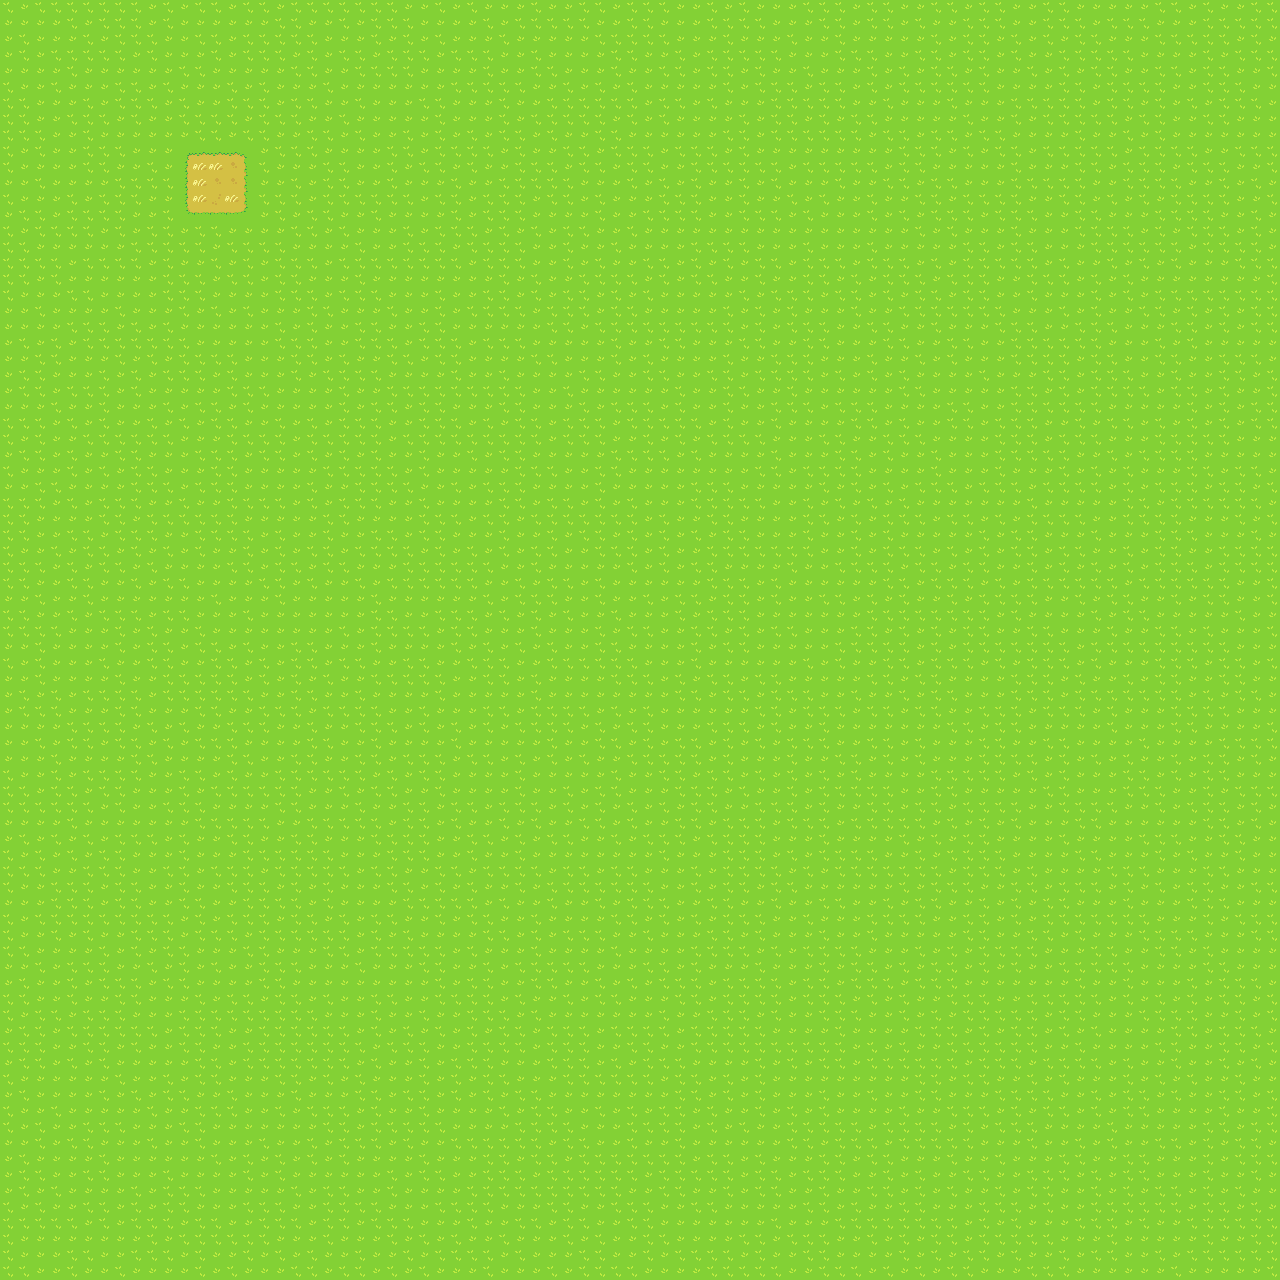

This game map was drawn from its Tiled (.tmx) file and the tilesets committed beside it. A one-line description and the trimmed map source follow:
An orthogonal 80x80 tile map with 16x16 px tiles, 2 tile layers (bottom, top), 3 tilesets.

<map version="1.2" tiledversion="1.2.5" orientation="orthogonal" renderorder="left-down" width="80" height="80" tilewidth="16" tileheight="16" infinite="0" nextlayerid="6" nextobjectid="1">
 <tileset firstgid="1" name="overworld" tilewidth="16" tileheight="16" tilecount="189" columns="21">
  <image source="assets/overworld.png" width="336" height="144" />
  <tile id="52">
   <properties>
    <property name="collision" type="bool" value="true" />
   </properties>
  </tile>
  <tile id="53">
   <properties>
    <property name="collision" type="bool" value="true" />
   </properties>
  </tile>
  <tile id="54">
   <properties>
    <property name="collision" type="bool" value="true" />
   </properties>
  </tile>
  <tile id="55">
   <properties>
    <property name="collision" type="bool" value="true" />
   </properties>
  </tile>
  <tile id="73">
   <properties>
    <property name="collision" type="bool" value="true" />
   </properties>
  </tile>
  <tile id="74">
   <properties>
    <property name="collision" type="bool" value="true" />
   </properties>
  </tile>
  <tile id="75">
   <properties>
    <property name="collision" type="bool" value="true" />
   </properties>
  </tile>
  <tile id="76">
   <properties>
    <property name="collision" type="bool" value="true" />
   </properties>
  </tile>
  <tile id="94">
   <properties>
    <property name="collision" type="bool" value="true" />
   </properties>
  </tile>
  <tile id="95">
   <properties>
    <property name="collision" type="bool" value="true" />
   </properties>
  </tile>
  <tile id="96">
   <properties>
    <property name="collision" type="bool" value="true" />
   </properties>
  </tile>
  <tile id="97">
   <properties>
    <property name="collision" type="bool" value="true" />
   </properties>
  </tile>
  <tile id="115">
   <properties>
    <property name="collision" type="bool" value="true" />
   </properties>
  </tile>
  <tile id="116">
   <properties>
    <property name="collision" type="bool" value="true" />
   </properties>
  </tile>
  <tile id="117">
   <properties>
    <property name="collision" type="bool" value="true" />
   </properties>
  </tile>
  <tile id="118">
   <properties>
    <property name="collision" type="bool" value="true" />
   </properties>
  </tile>
  <tile id="136">
   <properties>
    <property name="collision" type="bool" value="true" />
   </properties>
  </tile>
  <tile id="137">
   <properties>
    <property name="collision" type="bool" value="true" />
   </properties>
  </tile>
  <tile id="138">
   <properties>
    <property name="collision" type="bool" value="true" />
   </properties>
  </tile>
  <tile id="139">
   <properties>
    <property name="collision" type="bool" value="true" />
   </properties>
  </tile>
  <tile id="157">
   <properties>
    <property name="collision" type="bool" value="true" />
   </properties>
  </tile>
  <tile id="158">
   <properties>
    <property name="collision" type="bool" value="true" />
   </properties>
  </tile>
  <tile id="159">
   <properties>
    <property name="collision" type="bool" value="true" />
   </properties>
  </tile>
  <tile id="160">
   <properties>
    <property name="collision" type="bool" value="true" />
   </properties>
  </tile>
  <tile id="171">
   <properties>
    <property name="collision" type="bool" value="true" />
   </properties>
  </tile>
  <tile id="172">
   <properties>
    <property name="collision" type="bool" value="true" />
   </properties>
  </tile>
  <tile id="178">
   <properties>
    <property name="collision" type="bool" value="true" />
   </properties>
  </tile>
  <tile id="179">
   <properties>
    <property name="collision" type="bool" value="true" />
   </properties>
  </tile>
  <tile id="180">
   <properties>
    <property name="collision" type="bool" value="true" />
   </properties>
  </tile>
  <tile id="181">
   <properties>
    <property name="collision" type="bool" value="true" />
   </properties>
  </tile>
 </tileset>
 <tileset firstgid="190" name="overworld" tilewidth="16" tileheight="16" tilecount="189" columns="21">
  <image source="assets/overworld.png" width="336" height="144" />
  <tile id="0">
   <properties>
    <property name="collision" type="bool" value="true" />
   </properties>
  </tile>
  <tile id="1">
   <properties>
    <property name="collision" type="bool" value="true" />
   </properties>
  </tile>
  <tile id="2">
   <properties>
    <property name="collision" type="bool" value="true" />
   </properties>
  </tile>
  <tile id="5">
   <properties>
    <property name="collision" type="bool" value="true" />
   </properties>
  </tile>
  <tile id="6">
   <properties>
    <property name="collision" type="bool" value="true" />
   </properties>
  </tile>
  <tile id="7">
   <properties>
    <property name="collision" type="bool" value="true" />
   </properties>
  </tile>
  <tile id="21">
   <properties>
    <property name="collision" type="bool" value="true" />
   </properties>
  </tile>
  <tile id="23">
   <properties>
    <property name="collision" type="bool" value="true" />
   </properties>
  </tile>
  <tile id="26">
   <properties>
    <property name="collision" type="bool" value="true" />
   </properties>
  </tile>
  <tile id="28">
   <properties>
    <property name="collision" type="bool" value="true" />
   </properties>
  </tile>
  <tile id="42">
   <properties>
    <property name="collision" type="bool" value="true" />
   </properties>
  </tile>
  <tile id="43">
   <properties>
    <property name="collision" type="bool" value="true" />
   </properties>
  </tile>
  <tile id="44">
   <properties>
    <property name="collision" type="bool" value="true" />
   </properties>
  </tile>
  <tile id="47">
   <properties>
    <property name="collision" type="bool" value="true" />
   </properties>
  </tile>
  <tile id="48">
   <properties>
    <property name="collision" type="bool" value="true" />
   </properties>
  </tile>
  <tile id="49">
   <properties>
    <property name="collision" type="bool" value="true" />
   </properties>
  </tile>
  <tile id="52">
   <properties>
    <property name="collision" type="bool" value="true" />
   </properties>
  </tile>
  <tile id="53">
   <properties>
    <property name="collision" type="bool" value="true" />
   </properties>
  </tile>
  <tile id="54">
   <properties>
    <property name="collision" type="bool" value="true" />
   </properties>
  </tile>
  <tile id="55">
   <properties>
    <property name="collision" type="bool" value="true" />
   </properties>
  </tile>
  <tile id="70">
   <properties>
    <property name="collision" type="bool" value="true" />
   </properties>
  </tile>
  <tile id="73">
   <properties>
    <property name="collision" type="bool" value="true" />
   </properties>
  </tile>
  <tile id="74">
   <properties>
    <property name="collision" type="bool" value="true" />
   </properties>
  </tile>
  <tile id="75">
   <properties>
    <property name="collision" type="bool" value="true" />
   </properties>
  </tile>
  <tile id="76">
   <properties>
    <property name="collision" type="bool" value="true" />
   </properties>
  </tile>
  <tile id="94">
   <properties>
    <property name="collision" type="bool" value="true" />
   </properties>
  </tile>
  <tile id="95">
   <properties>
    <property name="collision" type="bool" value="true" />
   </properties>
  </tile>
  <tile id="96">
   <properties>
    <property name="collision" type="bool" value="true" />
   </properties>
  </tile>
  <tile id="97">
   <properties>
    <property name="collision" type="bool" value="true" />
   </properties>
  </tile>
  <tile id="115">
   <properties>
    <property name="collision" type="bool" value="true" />
   </properties>
  </tile>
  <tile id="116">
   <properties>
    <property name="collision" type="bool" value="true" />
   </properties>
  </tile>
  <tile id="117">
   <properties>
    <property name="collision" type="bool" value="true" />
   </properties>
  </tile>
  <tile id="118">
   <properties>
    <property name="collision" type="bool" value="true" />
   </properties>
  </tile>
  <tile id="126">
   <properties>
    <property name="collision" type="bool" value="true" />
   </properties>
  </tile>
  <tile id="127">
   <properties>
    <property name="collision" type="bool" value="true" />
   </properties>
  </tile>
  <tile id="128">
   <properties>
    <property name="collision" type="bool" value="true" />
   </properties>
  </tile>
  <tile id="136">
   <properties>
    <property name="collision" type="bool" value="true" />
   </properties>
  </tile>
  <tile id="137">
   <properties>
    <property name="collision" type="bool" value="true" />
   </properties>
  </tile>
  <tile id="138">
   <properties>
    <property name="collision" type="bool" value="true" />
   </properties>
  </tile>
  <tile id="139">
   <properties>
    <property name="collision" type="bool" value="true" />
   </properties>
  </tile>
  <tile id="147">
   <properties>
    <property name="collision" type="bool" value="true" />
   </properties>
  </tile>
  <tile id="149">
   <properties>
    <property name="collision" type="bool" value="true" />
   </properties>
  </tile>
  <tile id="157">
   <properties>
    <property name="collision" type="bool" value="true" />
   </properties>
  </tile>
  <tile id="158">
   <properties>
    <property name="collision" type="bool" value="true" />
   </properties>
  </tile>
  <tile id="159">
   <properties>
    <property name="collision" type="bool" value="true" />
   </properties>
  </tile>
  <tile id="160">
   <properties>
    <property name="collision" type="bool" value="true" />
   </properties>
  </tile>
  <tile id="168">
   <properties>
    <property name="collision" type="bool" value="true" />
   </properties>
  </tile>
  <tile id="169">
   <properties>
    <property name="collision" type="bool" value="true" />
   </properties>
  </tile>
  <tile id="170">
   <properties>
    <property name="collision" type="bool" value="true" />
   </properties>
  </tile>
  <tile id="171">
   <properties>
    <property name="collision" type="bool" value="true" />
   </properties>
  </tile>
  <tile id="172">
   <properties>
    <property name="collision" type="bool" value="true" />
   </properties>
  </tile>
  <tile id="178">
   <properties>
    <property name="collision" type="bool" value="true" />
   </properties>
  </tile>
  <tile id="179">
   <properties>
    <property name="collision" type="bool" value="true" />
   </properties>
  </tile>
  <tile id="180">
   <properties>
    <property name="collision" type="bool" value="true" />
   </properties>
  </tile>
  <tile id="181">
   <properties>
    <property name="collision" type="bool" value="true" />
   </properties>
  </tile>
 </tileset>
 <tileset firstgid="379" name="grass_fall" tilewidth="16" tileheight="16" tilecount="256" columns="16">
  <image source="assets/grass_fall.png" width="265" height="265" />
 </tileset>
 <layer id="4" name="bottom" width="80" height="80">
  <data>[6400 cells, 6400 non-empty, 13 distinct tile ids]</data>
 </layer>
 <layer id="5" name="top" width="80" height="80">
  <data>[6400 cells, 0 non-empty, 0 distinct tile ids]</data>
 </layer>
</map>
